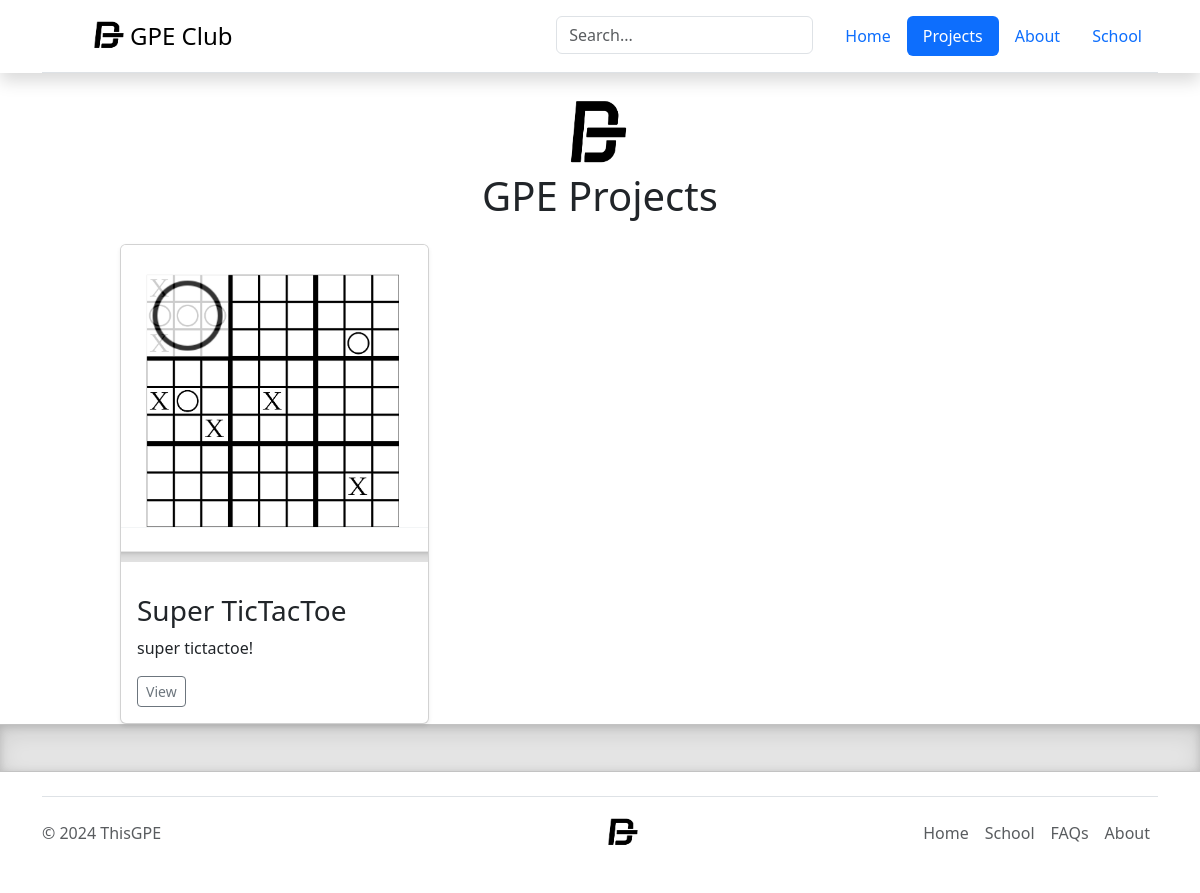
The app's page /projects/search/, older data.
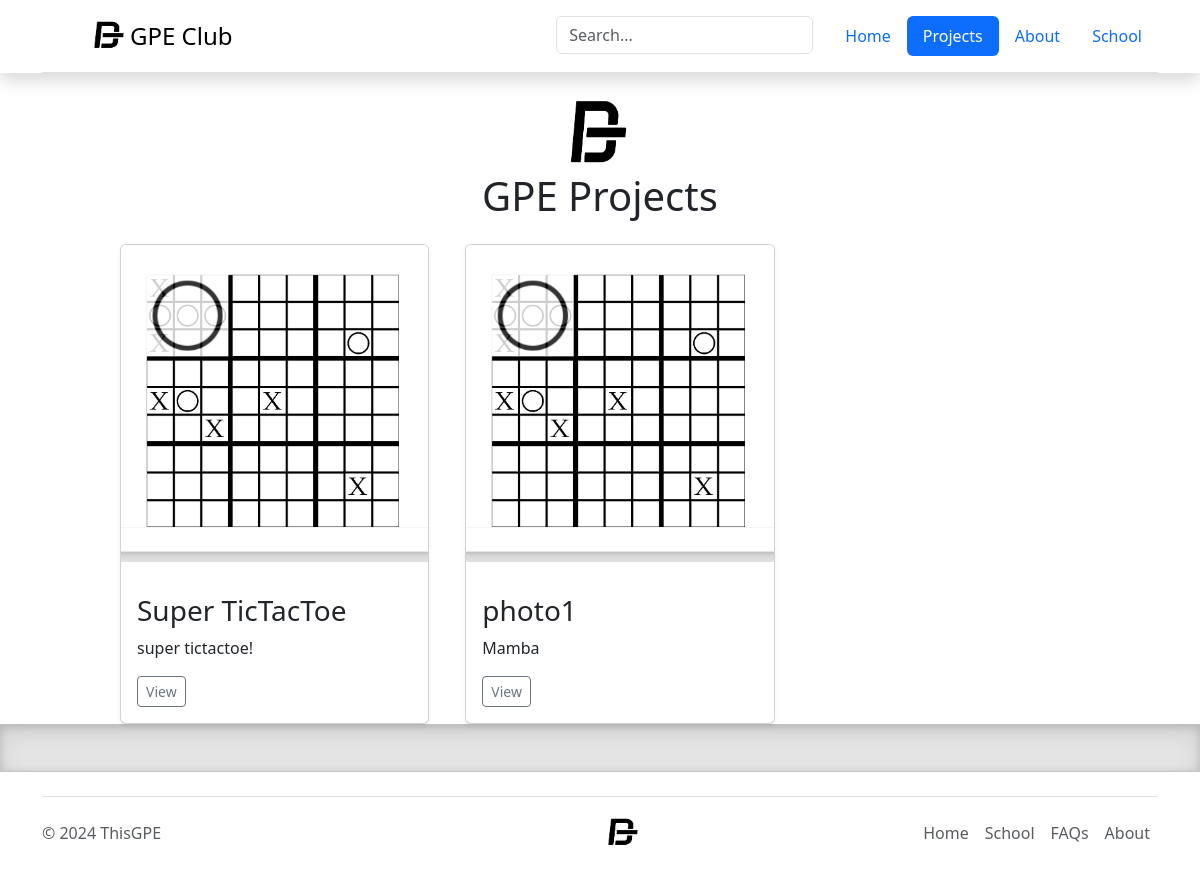
The same page, newer data.
### gpeclub/models.py (models this page shows)
class Project(models.Model):
    project_id = models.IntegerField()
    project_name = models.CharField(max_length=64)
    project_url = models.CharField(max_length=64, default='')
    project_author = models.CharField(max_length=64)
    project_version = models.CharField(max_length=32)
    project_cover = models.CharField(max_length=256, default='imgs/logo.png')
    project_description = models.TextField()

### gpeclub/search.py (the view)
# urls.py: path('projects/search/', search.search_project_by_name,name = 'search'),
def search_project_by_name(request):
    objects = Project.objects.all()
    query = request.GET.get('query','')
    filtered_objects = objects.filter(
        Q(project_name__icontains=query)
        )[:15]
    print(filtered_objects)
    content = {'projects': filtered_objects,
               'query':query,}
    return HttpResponse(render(request, 'search.html', content))

### templates/search.html (shortened to what this page needs)
<!doctype html>
<html lang="en" data-bs-theme="auto">
  <head>
      {% load static %}
    <link rel="stylesheet" href="https://cdn.jsdelivr.net/npm/@docsearch/css@3">
  <link href="{% static 'assets/dist/css/bootstrap.min.css' %}" rel="stylesheet">
      <link href="{% static 'basestyles.css' %}" rel="stylesheet">
    <link href="{% static 'heroes.css' %}" rel="stylesheet">
  </head>
  <body>
<main>
<div class="shadow" style="width:100%;">
    <div class="container">
        <header class="d-flex flex-wrap justify-content-center py-3 mb-4 border-bottom">
            <a href="/" class="d-flex align-items-center mb-3 mb-md-0 me-md-auto link-body-emphasis text-decoration-none">
                <svg class="bi me-2" width="40" height="32">
                    <img src="{% static 'imgs/logo.png' %}" width="40" height="32" loading="lazy">
                </svg>
                <span class="fs-4">GPE Club</span>
            </a>
            <form class="col-12 col-lg-auto mb-3 mb-lg-0 me-lg-3" role="search" action="#" method="get">
                <div style="display:flex;" class="">
                    <input type="search" class="form-control" placeholder="Search..." aria-label="Search" name="query" value="{{ query }}"/>
                </div>
            </form>
            <ul class="nav nav-pills">
                <li class="nav-item"><a href="../../" class="nav-link" aria-current="page">Home</a></li>
                <li class="nav-item"><a href="../search/" class="nav-link active">Projects</a></li>
                <li class="nav-item"><a href="../about/" class="nav-link">About</a></li>
                <li class="nav-item"><a href="../school/" class="nav-link">School</a></li>
            </ul>
        </header>
    </div>
</div>
    <div class="align-content-center text-center mb-3 border-3">
        <h1>
        {% if query == "" %}
            <div class="align-content-center text-center"><img src="{% static 'imgs/logo.png' %}" width="75px" height="75px"/></div>
            GPE Projects
        {% else %}
            "{{ query }}" Results
        {% endif %}
        </h1>
    </div>
    <div class="row row-cols-1 row-cols-sm-2 row-cols-md-3 g-3" style="padding-left:10%; padding-right:10%; grid-gap: 20px;">
        {% for project in projects %}
        <div class="col">
            <div class="card shadow-sm">
                <a href="../../{{ project.project_url }}">
                    <img src="{% static '/' %}{{ project.project_cover }}" class="bd-placeholder-img card-img-top" width="100%" height="50%"/>
                </a>
                <div class="card-body">
                    <p class="card-text">
                    <h3>{{ project.project_name }}</h3>
                    {{ project.project_description }}
                    </p>
                    <div class="d-flex justify-content-between align-items-center">
                        <div class="btn-group">
                            <a href="../../{{ project.project_url }}"><button type="button" class="btn btn-sm btn-outline-secondary">View</button></a>
                        </div>
                    </div>
                </div>
            </div>
        </div>
        {% endfor %}
    </div>
    <div class="b-example-divider"></div>
<div class="" style="width:100%; padding-bottom:0; margin-bottom:0;">
<div class="container">
    <footer class="d-flex flex-wrap justify-content-between align-items-center py-3 my-4 border-top">
        <p class="col-md-4 mb-0 text-body-secondary">&copy; 2024 ThisGPE</p>
        <a href="/" class="col-md-4 d-flex align-items-center justify-content-center mb-3 mb-md-0 me-md-auto link-body-emphasis text-decoration-none">
            <svg class="bi me-2" width="40" height="32">
                <img src="{% static 'imgs/logo.png' %}" width="40" height="32" loading="lazy">
            </svg>
        </a>
        <ul class="nav col-md-4 justify-content-end">
            <li class="nav-item"><a href="../../" class="nav-link px-2 text-body-secondary">Home</a></li>
            <li class="nav-item"><a href="../school/" class="nav-link px-2 text-body-secondary">School</a></li>
            <li class="nav-item"><a href="#" class="nav-link px-2 text-body-secondary">FAQs</a></li>
            <li class="nav-item"><a href="../about/" class="nav-link px-2 text-body-secondary">About</a></li>
        </ul>
    </footer>
</div>
</div>
</main>
    </body>
</html>

### static/basestyles.css (style rules this page uses)
.b-example-divider { width: 100%; height: 3rem; background-color: rgba(0, 0, 0, .1); border: solid rgba(0, 0, 0, .15); border-width: 1px 0; box-shadow: inset 0 .5em 1.5em rgba(0, 0, 0, .1), inset 0 .125em .5em rgba(0, 0, 0, .15); }

Row changes from the older to the newer data that the page shows:
added Project: project_cover (picture), project_name "photo1", project_description "Mamba"
